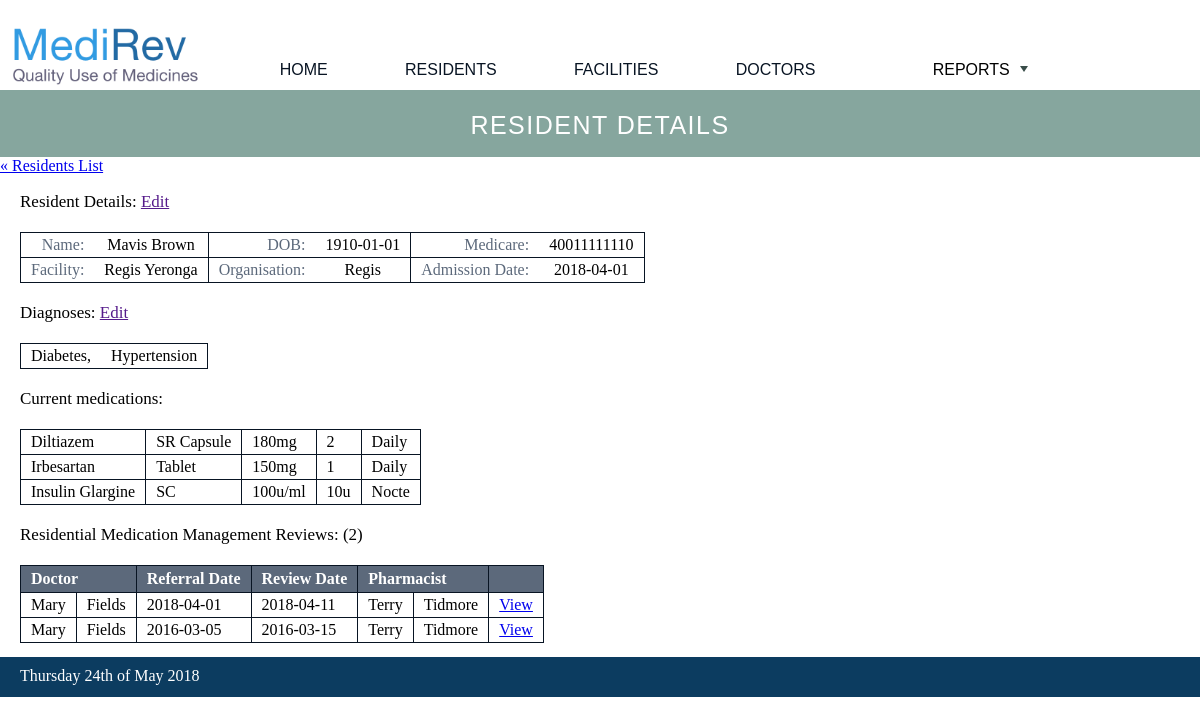
The page /all_residents/resident/view.php on the database its author committed.
### tables this page shows
CREATE TABLE Resident(
	ResidentID INT NOT NULL AUTO_INCREMENT,
	FirstName VARCHAR(255) NOT NULL,
	LastName VARCHAR(255) NOT NULL,
	Medicare VARCHAR(255),
	DOB DATE,
	PRIMARY KEY (ResidentID)
);

CREATE TABLE ResidentDx(
	ResidentID INT NOT NULL,
	Disease VARCHAR(255) NOT NULL,
	PRIMARY KEY (ResidentID, Disease),
	FOREIGN KEY (ResidentID) REFERENCES Resident (ResidentID) ON DELETE CASCADE,
	FOREIGN KEY (Disease) REFERENCES Diagnosis (Disease)
);

CREATE TABLE Review(
	RevID INT NOT NULL AUTO_INCREMENT,
	DoctorID INT NOT NULL,
	PharmID INT,
	ResidentID INT NOT NULL,
	ReferralDate DATE NOT NULL,
	ReviewDate DATE,
	CONSTRAINT CHK_Date CHECK (ReviewDate > ReferralDate),
	PRIMARY KEY (RevID),
	FOREIGN KEY (ResidentID) REFERENCES Resident (ResidentID) ON DELETE CASCADE,
	FOREIGN KEY (DoctorID) REFERENCES Doctor (DoctorID),
	FOREIGN KEY (PharmID) REFERENCES Pharmacist (PharmID)
);

CREATE TABLE Doctor(
	DoctorID INT NOT NULL AUTO_INCREMENT,
	ClinicID INT NOT NULL,
	FirstName VARCHAR(255) NOT NULL,
	LastName VARCHAR(255) NOT NULL,
	ProviderNumber VARCHAR(255) UNIQUE,
	PersonalEmail VARCHAR(255),
	PRIMARY KEY (DoctorID),
	FOREIGN KEY (ClinicID) REFERENCES Clinic (ClinicID)
);

CREATE TABLE Pharmacist(
	PharmID INT NOT NULL AUTO_INCREMENT,
	FirstName VARCHAR(255) NOT NULL,
	LastName VARCHAR(255) NOT NULL,
	RegistrationNumber VARCHAR(255) NOT NULL UNIQUE,
	RegistrationExpiry DATE NOT NULL,
	AccreditationNumber VARCHAR(255) NOT NULL UNIQUE,
	AccreditationExpiry DATE NOT NULL,
	Phone INT(20),
	Email VARCHAR(255),
	PRIMARY KEY (PharmID)
);

### private/query_functions.php (called while the page is built, shortened)
<?php require_once('functions.php'); ?>
<?php
function get_resident_info($id) {
	global $db;
	$sql = "SELECT R.*, F.Organisation, F.Name, H.AdminDate
	 FROM Resident R, ResidentHome H, Facility F
	 WHERE R.ResidentID = $id
	  AND H.ResidentID = R.ResidentID
	  AND H.RACID = F.RACID
	  AND H.AdminDate =
		(SELECT Max(H2.AdminDate)
		 FROM ResidentHome H2
		 WHERE H2.ResidentID = R.ResidentID)";
	$result = $db->query($sql);
	$array = $result->fetch(PDO::FETCH_ASSOC);
	return $array;
}
function get_num_reviews($id) {
	global $db;
	$sql = "SELECT COUNT(*)
	 FROM Review
	 WHERE ResidentID = $id";
	$result = $db->query($sql);
	$array = $result->fetchALL(PDO::FETCH_ASSOC);
	return $array;
}
function resident_Dx($id) {
	global $db;
	$sql = "SELECT Disease From ResidentDx
	 WHERE ResidentID = $id";
	$result = $db->query($sql);
	$array = $result->fetchALL(PDO::FETCH_ASSOC);
	return $array;
}
function latest_resident_Rx($id) {
	global $db;
	$sql = "SELECT Med.GenericName, COALESCE(O.Formulation, T.Formulation, I.Administration) AS Form, Med.Strength, Rx.Dose, Rx.Frequency
		FROM Review Rev1, ResidentRx Rx, Resident Res, Medication Med
		 LEFT JOIN Oral O ON O.MedID = Med.MedID
		 LEFT JOIN Topical T ON T.MedID = Med.MedID
		 LEFT JOIN Injectable I ON I.MedID = Med.MedID
		WHERE Res.ResidentID = $id
		 AND Rev1.RevID = Rx.RevID
		 AND Res.ResidentID = Rev1.ResidentID
		 AND Rx.MedID = Med.MedID
		 AND Rev1.ReviewDate = (
			SELECT MAX(Rev2.ReviewDate)
			FROM Review Rev2
			WHERE Rev1.ResidentID = Rev2.ResidentID)";
	$result = $db->query($sql);
	$array = $result->fetchALL(PDO::FETCH_ASSOC);
	return $array;
}
function all_resident_reviews($id) {
	global $db;
	$sql = "SELECT D.FirstName AS D_First, D.LastName AS D_Last,
		 R.ReferralDate, R.ReviewDate, R.RevID, Res.ResidentID,
		 P.FirstName AS P_First, P.LastName AS P_Last
	 	FROM Doctor D, Pharmacist P, Review R, Resident Res
	 	WHERE Res.ResidentID = $id
	  	 AND Res.ResidentID = R.ResidentID
	  	 AND D.DoctorID = R.DoctorID
	  	 AND P.PharmID = R.PharmID
	  	ORDER BY R.ReferralDate DESC";
	$result = $db->query($sql);
	$array = $result->fetchALL(PDO::FETCH_ASSOC);
	return $array;
}
?>

### public/all_residents/resident/view.php (the view, shortened to what this page needs)
<?php
$id = isset($_GET['id']) ? "'".$_GET['id']."'" : '1';
$res_info = get_resident_info($id);
$diagnoses = resident_Dx($id);
$medications = latest_resident_Rx($id);
$reviews = all_resident_reviews($id);
$num_reviews = get_num_reviews($id);
?>
<?php $page_title = 'Resident Details'; ?>
<?php include(SHARED_PATH . '/header.php'); ?>
<header class='resident'>
	<?php echo $page_title ?>
</header>
<div id="content">
	<article id="resident">
		<a class="back-link" href="<?php echo url_to('/all_residents/index.php'); ?>">&laquo; Residents List</a>
		<section id="resident_details">
			<p class="resident_form">Resident Details: <a class="action" href="">Edit</a></p>
			<table class="resident_form">
			<tr>
				<td class="head">Name:</td>
				<td class="info" colspan="2"><?php echo h($res_info['FirstName']); ?> <?php echo h($res_info['LastName']); ?></td>
				<td class="head">DOB:</td>
				<td class="info"><?php echo h($res_info['DOB']); ?></td>
				<td class="head">Medicare:</td>
				<td class="info"><?php echo h($res_info['Medicare']); ?></td>
			</tr>
			<tr>
				<td class="head">Facility:</td>
				<td class="info" colspan="2"><?php echo h($res_info['Name']); ?></td>
				<td class="head">Organisation:</td>
				<td class="info"><?php echo h($res_info['Organisation']); ?></td>
				<td class="head">Admission Date:</td>
				<td class="info"><?php echo h($res_info['AdminDate']); ?></td>
			</tr>
		</table>
		</section>
		<section id="diagnosis">
			<p class="resident_form">Diagnoses: <a class="action" href="">Edit</a></p></p>
			<table class="resident_form">
				<?php echo disease_string($diagnoses); ?>
			</table>
		</section>
		<section id="medications">
			<p class="resident_form">Current medications:</p>
			<table class="list">
				<?php echo medication_string($medications); ?>
			</table>
		</section>
		<section id="reviews">
			<p class="resident_form">Residential Medication Management Reviews: (<?php echo $num_reviews[0]["COUNT(*)"]; ?>)</p>
			<table class="list">
				<tr>
					<th colspan="2">Doctor</th>
					<th>Referral Date</th>
					<th>Review Date</th>
					<th colspan="2">Pharmacist</th>
					<th>&nbsp;</th>
				</tr>
				<?php foreach($reviews as $review) { ?>
					<tr>
						<td><?php echo h($review['D_First']); ?></td>
						<td><?php echo h($review['D_Last']); ?></td>
						<td><?php echo h($review['ReferralDate']); ?></td>
						<td><?php echo h($review['ReviewDate']); ?></td>
						<td><?php echo h($review['P_First']); ?></td>
						<td><?php echo h($review['P_Last']); ?></td>
						<td><a class="action" href="<?php echo url_to('/review/index.php?id='.h(u($review['ResidentID'])).','.h(u($review['RevID'])));?>">View</a></td>
					</tr>
				<?php } ?>
			</table>
		</section>
	</article>
</div>
<?php include(SHARED_PATH . '/footer.php'); ?>

### private/functions.php (shortened to what this page needs)
<?php require_once('query_functions.php'); ?>
<?php
function url_to($script_path) {
	return WWW_ROOT . $script_path;
}
function h($string) {
	return htmlspecialchars($string);
}
function u($string="") {
	return urlencode($string);
}
function disease_string($diagnoses) {
	$disease_string = '';
	$n = 1;
	foreach($diagnoses as $diagnosis) {
		if ($n == sizeof($diagnoses)) {
			if ($n == 1) {
				$disease_string .= '<tr><td>'.$diagnosis['Disease'].',</td></tr>';
			} else {
				$disease_string.='<td>'.$diagnosis['Disease'].'</tr>';
			}
		} else {
			if ($n == 1) {
				$disease_string .= '<tr><td>'.$diagnosis['Disease'].',</td>';
				$n += 1;
			} elseif ($n == 8) {
				$disease_string.='<td>'.$diagnosis['Disease'].'</td></tr>';
				$n = 1;
			} else {
				$disease_string.='<td>'.$diagnosis['Disease'].',</td>';
				$n += 1;
			}
		}
	}
	return $disease_string;
}
function medication_string($medications) {
	$medication_string = '';
	foreach($medications as $medication) {
		$medication_string .= '<tr><td>'.$medication['GenericName'].'</td>';
		$medication_string .= '<td>'.$medication['Form'].'</td>';
		$medication_string .= '<td>'.$medication['Strength'].'</td>';
		$medication_string .= '<td>'.$medication['Dose'].'</td>';
		$medication_string .= '<td>'.$medication['Frequency'].'</td></tr>';
	}
	return $medication_string;
}
?>

### public/stylesheets/home.css (style rules this page uses)
* { max-width: 1300px; }
#content { min-height:500px; }
header { background: #39729B; color: #FFFFFF; height: 25px; margin: 0 0 0 0; padding: 21 15; font-family: Veranda, Arial, Helvetica, sans-serif; font-size: 25px; text-align: center; text-transform: uppercase; letter-spacing: 1.5px; }
header.resident { background: #86A69E; }
p { margin-left:20px; margin-right: 20px; }
body { margin: 0; min-height:100%; width: 100%; margin: 0; padding: 0; min-width: 1024px; }
table { border-collapse: collapse; margin: 20 20 20 20; }
table.list { max-width: 100%; }
table.list tr th { border: 1px solid #081423; background: #5C697B; color: white; text-align: left; }
table.list tr td { border: 1px solid #081423; }
table.resident_form { border: 1px solid #081423; }
table.resident_form tr td { border-top: 1px solid #081423; }
td.head { color: #5C697B; text-align: right; }
td.info { text-align:center; border-right: 1px solid #081423; }
th { padding: 4 10 4 10; }
td { padding: 3 10 3 10; }
p.resident_form { font-size: 17px; }

### rows shown on the page
resident: FirstName "Mavis", LastName "Brown", DOB "1910-01-01", Medicare "40011111110"
residentdx: Disease "Diabetes"
residentdx: Disease "Hypertension"
review: DoctorID.FirstName "Mary", DoctorID.LastName "Fields", ReferralDate "2018-04-01", ReviewDate "2018-04-11", PharmID.FirstName "Terry", PharmID.LastName "Tidmore"
review: DoctorID.FirstName "Mary", DoctorID.LastName "Fields", ReferralDate "2016-03-05", ReviewDate "2016-03-15", PharmID.FirstName "Terry", PharmID.LastName "Tidmore"

### other values the page prints
$page_title "RESIDENT DETAILS"
$res_info['Name'] "Regis Yeronga"
$res_info['Organisation'] "Regis"
$res_info['AdminDate'] "2018-04-01"
$medication['GenericName'] "Diltiazem"
$medication['Form'] "SR Capsule"
$medication['Strength'] "180mg"
$medication['Dose'] "2"
$medication['Frequency'] "Daily"
$medication['GenericName'] "Irbesartan"
$medication['Form'] "Tablet"
$medication['Strength'] "150mg"
$medication['Dose'] "1"
$medication['GenericName'] "Insulin Glargine"
$medication['Form'] "SC"
